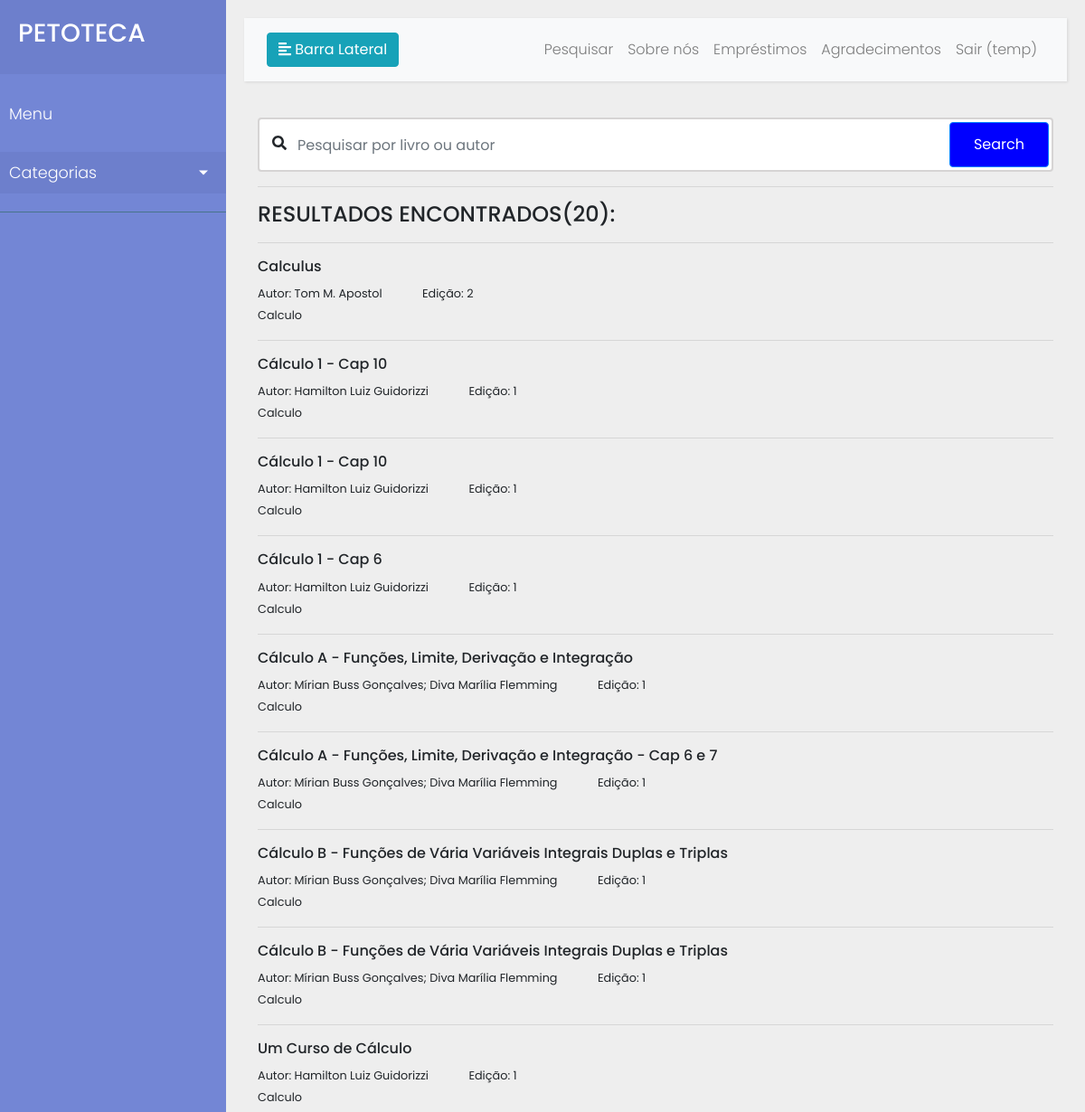
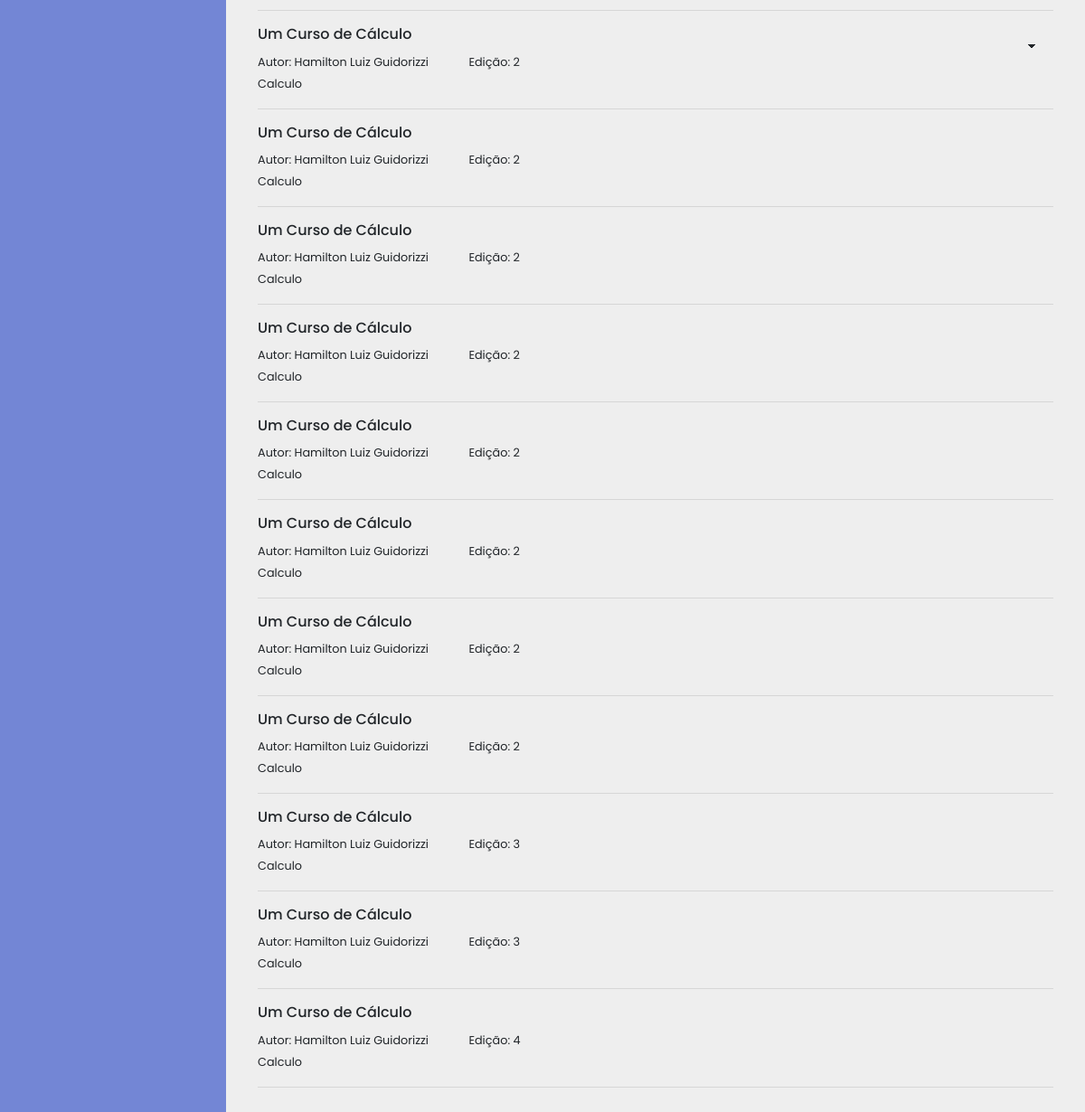
/?q1=Calculo (signed in), run on the app's committed database (2 pictures, top to bottom).
### livros/models.py (models this page shows, shortened)
class Livro(models.Model):
    Titulo = models.CharField("Título", max_length = 100)
    Codigo = models.CharField("Código", max_length = 20, null = True)
    Autor = models.CharField(max_length = 100)
    Coautor = models.CharField(blank = True, max_length = 100)
    Edicao = models.IntegerField("Edição")
    Volume = models.IntegerField(null = True)
    state_choices = (
        ('Bem conservado','Bem conservado'),
        ('Conservado','Conservado'),
        ('Pouco conservado','Pouco conservado')
    )
    Estado = models.CharField(max_length = 30, null = True, choices = state_choices)
    type_choices = (
        ('Livro','Livro'),
        ('Cópia','Cópia')
    )
    Tipo = models.CharField(max_length = 30, null = True, choices = type_choices)
    Data = models.DateField(null = True)
    Categoria = models.ForeignKey(Categoria, on_delete = models.SET_NULL,null=True)
    class Meta:
        ordering = ['Titulo','Autor']

class Categoria(models.Model):
    nome = models.CharField(max_length=30,null=True)
    descricao = models.TextField(null=True)
    class Meta:
        ordering = ['nome']

### livros/views.py (the view)
# urls.py: path('', views.home, name="home-page"),
@login_required(login_url='login:cadastro')
def home(request):
    q = request.GET.get('q1') if request.GET.get('q1') != None else ''
    pesquisa = True if request.GET.get('q1') != None and request.GET.get('q1') != '' else False
    livros = Livro.objects.filter(
        Q(Categoria__nome__icontains=q) |
        Q(Titulo__icontains=q) |
        Q(Autor__icontains=q) |
        Q(Coautor__icontains=q)
        )
    Categorias = Categoria.objects.all()
    livros_count = livros.count()
    categorias_count = Categorias.count()
    context = {'livros':livros, 'Categorias':Categorias, 'livros_count': livros_count, 'pesquisa':pesquisa, 'categorias_count': categorias_count}
    return render(request, 'livros/Home_page.html',context)

### livros/templates/livros/Home_page.html (shortened to what this page needs)
<!DOCTYPE html>
{% load static %}
<html class="fontawesome-i2svg-active fontawesome-i2svg-complete"><head>
    <link rel="stylesheet" href="https://stackpath.bootstrapcdn.com/bootstrap/4.1.0/css/bootstrap.min.css">
    <link rel="stylesheet" href="{% static 'livros/home.css' %}">
    <link rel="stylesheet" href="{% static 'livros/homebar.css' %}">
</head>
<body>
    <div class="wrapper">
        <nav id="sidebar" class="">
            <div class="sidebar-header">
                <h3>PETOTECA</h3>
            </div>
            <ul class="list-unstyled components">
                <p>Menu</p>
                <li class="active">
                    <a href="#homeSubmenu" data-toggle="collapse" aria-expanded="false" class="dropdown-toggle collapsed">Categorias</a>
                </li>
            </ul>
        </nav>
        <div id="content">
            <nav class="navbar navbar-expand-lg navbar-light bg-light">
                <div class="container-fluid">
                    <button type="button" id="sidebarCollapse" class="btn btn-info">
                        <span>Barra Lateral</span>
                    </button>
                    <div class="collapse navbar-collapse" id="navbarSupportedContent">
                        <ul class="nav navbar-nav ml-auto">
                            <li class="nav-item">
                                <a class="nav-link" href="#">Pesquisar</a>
                            </li>
                            <li class="nav-item">
                                <a class="nav-link" href="#">Sobre nós</a>
                            </li>
                            <li class="nav-item">
                                <a class="nav-link" href="#">Empréstimos</a>
                            </li>
                            <li class="nav-item">
                                <a class="nav-link" href="#">Agradecimentos</a>
                            </li>
                            <li class="nav-item">
                                <a class="nav-link" href="{% url 'login:logout' %}">Sair (temp)</a>
                            </li>
                        </ul>
                    </div>
                </div>
            </nav>
            <div class="container">
                <div>
                  <div>
                    <div class="search">
                        <form method="GET" action="{% url 'livros:home-page' %}">
                            <i class="fa fa-search"></i>
                            <input type="text" class="form-control" name="q1" placeholder="Pesquisar por livro ou autor"><button class="btn btn-primary">Search</button>
                            <p>
                            {% if pesquisa %}
                            <hr>
                            <h4>RESULTADOS ENCONTRADOS({{livros_count}}):</h4>
                            <hr>
                            {% for livro in livros %}
                                <div>
                                    <h6><a href="#" data-toggle="dropdown" aria-expanded="false" class="dropdown-toggle collapsed">{{livro.Titulo}}</a></h6>
                                    <div>
                                    <small>Autor: {{livro.Autor}} &nbsp; &nbsp; &nbsp; &nbsp; &nbsp; &nbsp; Edição: {{livro.Edicao}}</small>
                                    </div>
                                    <small>{{livro.Categoria.nome}}</small>
                                    <hr>
                            </div>
                            {% endfor %}
                            {% else %}
                            <hr>
                            <h4>RESULTADOS ENCONTRADOS(0):</h4>
                            <hr>
                            {% endif %}
                            </p>
                        </form>
                    </div>
                  </div>
                </div>
            </div>
        </div>
    </div>
</body>
</html>

### livros/static/livros/home.css (style rules this page uses)
body { font-family: 'Poppins', sans-serif; background: #fafafa; }
p { font-family: 'Poppins', sans-serif; font-size: 1.1em; font-weight: 300; line-height: 1.7em; color: #999; }
a, a:hover, a:focus { color: inherit; text-decoration: none; transition: all 0.3s; }
.navbar { padding: 15px 10px; background: #fff; border: none; border-radius: 0; margin-bottom: 40px; box-shadow: 1px 1px 3px rgba(0, 0, 0, 0.1); }
.wrapper { display: flex; width: 100%; align-items: stretch; }
#sidebar { min-width: 250px; max-width: 250px; background: #7386D5; color: #fff; transition: all 0.3s; }
#sidebar .sidebar-header { padding: 20px; background: #6d7fcc; }
#sidebar ul.components { padding: 20px 0; border-bottom: 1px solid #47748b; }
#sidebar ul p { color: #fff; padding: 10px; }
#sidebar ul li a { padding: 10px; font-size: 1.1em; display: block; }
#sidebar ul li.active>a, a[aria-expanded="true"] { color: #fff; background: #6d7fcc; }
a[data-toggle="collapse"] { position: relative; }
.dropdown-toggle::after { display: block; position: absolute; top: 50%; right: 20px; transform: translateY(-50%); }
#content { width: 100%; padding: 20px; min-height: 100vh; transition: all 0.3s; }

### livros/static/livros/homebar.css (style rules this page uses)
body { background-color:#eee; font-family: "Poppins", sans-serif; font-weight: 300; }
.search { position: relative; box-shadow: 1 0 40px rgba(51, 51, 51, .1); }
.search input { height: 60px; text-indent: 30px; border: 2px solid #d6d4d4; }
.search .fa-search { position: absolute; top: 20px; left: 16px; }
.search button { position: absolute; top: 5px; right: 5px; height: 50px; width: 110px; background: blue; }

### livros/templates/livros/Home_page.html (style rules this page uses)
svg:not(:root).svg-inline--fa { overflow:visible }
.svg-inline--fa { display:inline-block;font-size:inherit;height:1em;overflow:visible;vertical-align:-.125em }
.svg-inline--fa.fa-w-14 { width:.875em }
.svg-inline--fa.fa-w-16 { width:1em }

### data on the page
Livro: Titulo "Calculus", Autor "Tom M. Apostol", Edicao "2", Categoria.nome "Calculo"
Livro: Titulo "Cálculo 1 - Cap 10", Autor "Hamilton Luiz Guidorizzi", Edicao "1", Categoria.nome "Calculo"
Livro: Titulo "Cálculo 1 - Cap 10", Autor "Hamilton Luiz Guidorizzi", Edicao "1", Categoria.nome "Calculo"
Livro: Titulo "Cálculo 1 - Cap 6", Autor "Hamilton Luiz Guidorizzi", Edicao "1", Categoria.nome "Calculo"
Livro: Titulo "Cálculo A - Funções, Limite, Derivação e Integração", Autor "Mírian Buss Gonçalves; Diva Marília Flemming", Edicao "1", Categoria.nome "Calculo"
Livro: Titulo "Cálculo A - Funções, Limite, Derivação e Integração - Cap 6 e 7", Autor "Mírian Buss Gonçalves; Diva Marília Flemming", Edicao "1", Categoria.nome "Calculo"
Livro: Titulo "Cálculo B - Funções de Vária Variáveis Integrais Duplas e Triplas", Autor "Mírian Buss Gonçalves; Diva Marília Flemming", Edicao "1", Categoria.nome "Calculo"
Livro: Titulo "Cálculo B - Funções de Vária Variáveis Integrais Duplas e Triplas", Autor "Mírian Buss Gonçalves; Diva Marília Flemming", Edicao "1", Categoria.nome "Calculo"
Livro: Titulo "Um Curso de Cálculo", Autor "Hamilton Luiz Guidorizzi", Edicao "1", Categoria.nome "Calculo"
Livro: Titulo "Um Curso de Cálculo", Autor "Hamilton Luiz Guidorizzi", Edicao "2", Categoria.nome "Calculo"
Livro: Titulo "Um Curso de Cálculo", Autor "Hamilton Luiz Guidorizzi", Edicao "2", Categoria.nome "Calculo"
Livro: Titulo "Um Curso de Cálculo", Autor "Hamilton Luiz Guidorizzi", Edicao "2", Categoria.nome "Calculo"
Livro: Titulo "Um Curso de Cálculo", Autor "Hamilton Luiz Guidorizzi", Edicao "2", Categoria.nome "Calculo"
Livro: Titulo "Um Curso de Cálculo", Autor "Hamilton Luiz Guidorizzi", Edicao "2", Categoria.nome "Calculo"
Livro: Titulo "Um Curso de Cálculo", Autor "Hamilton Luiz Guidorizzi", Edicao "2", Categoria.nome "Calculo"
Livro: Titulo "Um Curso de Cálculo", Autor "Hamilton Luiz Guidorizzi", Edicao "2", Categoria.nome "Calculo"
Livro: Titulo "Um Curso de Cálculo", Autor "Hamilton Luiz Guidorizzi", Edicao "2", Categoria.nome "Calculo"
Livro: Titulo "Um Curso de Cálculo", Autor "Hamilton Luiz Guidorizzi", Edicao "3", Categoria.nome "Calculo"
Livro: Titulo "Um Curso de Cálculo", Autor "Hamilton Luiz Guidorizzi", Edicao "3", Categoria.nome "Calculo"
Livro: Titulo "Um Curso de Cálculo", Autor "Hamilton Luiz Guidorizzi", Edicao "4", Categoria.nome "Calculo"

### other printed values
{{ livros_count }} "20"
